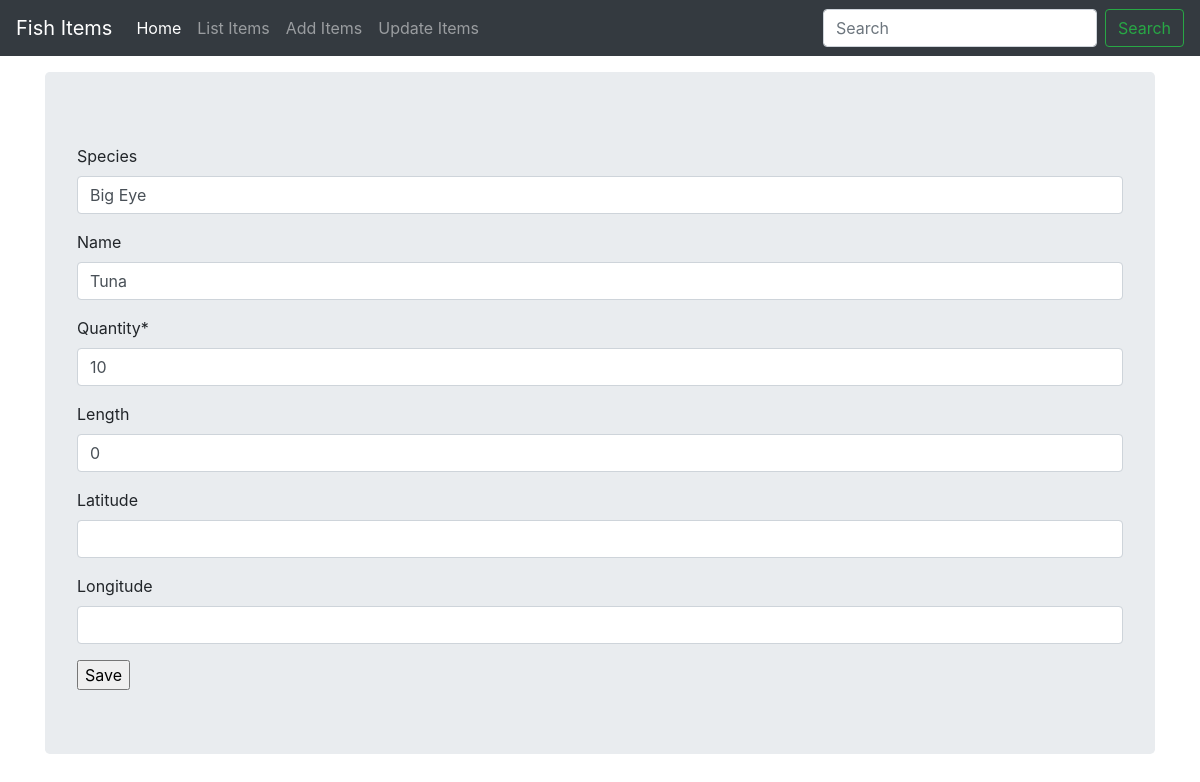
The page /update_items/1/ on the database its author committed.
### fishmgt/models.py (models this page shows, shortened)
class Stock(models.Model):
    species = models.CharField(max_length=50, blank=True, unique=True, null=True)
    name = models.CharField(max_length=50, blank=True, unique=True, null=True)
    quantity = models.IntegerField(default='0', blank=False, null=True)
    length = models.IntegerField(default='0', blank=True, null=True)
    latitude = models.CharField(max_length=50, blank=True, null=True)
    longitude = models.CharField(max_length=50, blank=True, null=True)
    timestamp = models.DateTimeField(auto_now_add=False, auto_now=True)

### fishmgt/views.py (the view)
# urls.py: path('update_items/<str:pk>/', views.update_items, name="update_items"),
def update_items(request, pk):
	queryset = Stock.objects.get(id=pk)
	form = StockUpdateForm(instance=queryset)
	if request.method == 'POST':
		form = StockUpdateForm(request.POST, instance=queryset)
		if form.is_valid():
			form.save()
			return redirect('/list_item')
	context = {
		'form':form
	}
	return render(request, 'add_items.html', context)

### fishmgt/forms.py
class StockUpdateForm(forms.ModelForm):
	class Meta:
		model = Stock
		fields = ['species', 'name', 'quantity','length','latitude','longitude']

### fishmgt/templates/add_items.html (shortened to what this page needs)
{% load staticfiles %} {% load crispy_forms_tags %}
<!doctype html>
<html lang="en">
<head>
    <link href="{% static 'css/stylesheet.css' %}" rel="stylesheet">
    <link href="{% static 'css/bootstrap.min.css' %}" rel="stylesheet">
    <link href="{% static 'css/navbar-top-fixed.css' %}" rel="stylesheet">
</head>
<body>
    {% include 'navbar.html' %}
    <main role="main" class="container">
        <div class="jumbotron">
            <form method='POST' action=''>{% csrf_token %} {{form | crispy}}
                <input type="submit" value='Save' />
            </form>
        </div>
    </main>
</body>
</html>

### fishmgt/static/css/stylesheet.css (style rules this page uses)
body { background-color: #34eb6b; }

### fishmgt/static/css/navbar-top-fixed.css (style rules this page uses)
body { min-height: 75rem; padding-top: 4.5rem; }

### fishmgt/templates/add_items.html (style rules this page uses)
body { min-height: 75rem; padding-top: 4.5rem; }

### rows shown on the page
Stock: species "Big Eye", name "Tuna", quantity "10", length "0"
